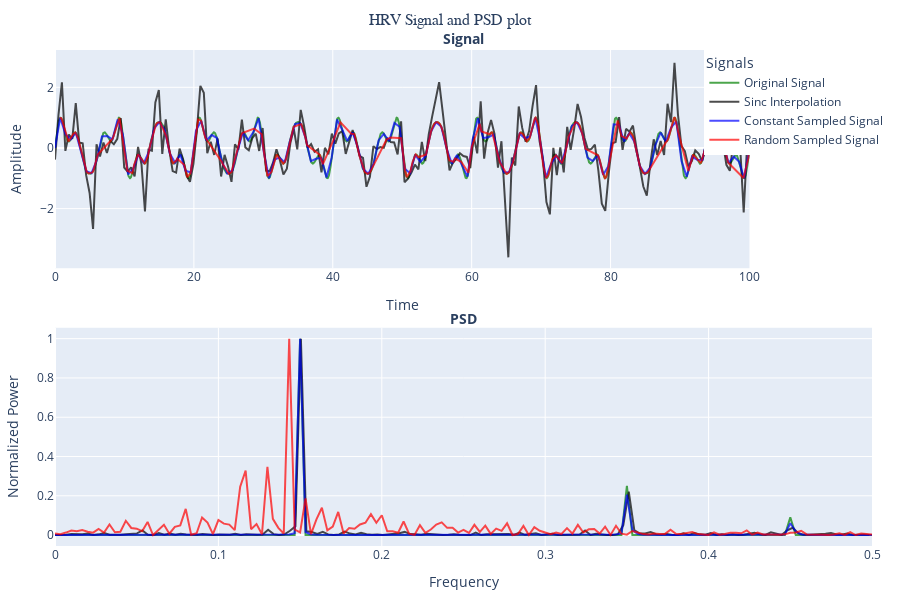

Notebook cell for this chart:
### Markdown cell above
Altough, Sinc (whitetaker-Shanon) interpolation distorsts the signal in the time domain. Normalized PSD is identical to the orginal signal.

### Code cell
import SincPsd

signal=signal
original_psd = SincPsd.signal_to_PSD(signal, 100)

indices = np.linspace(0, len(signal) - 1, 400, dtype=int)
sampled_signal = signal.iloc[indices]
psd_sampled = SincPsd.signal_to_PSD(sampled_signal,400/300)

random_sample = signal.sample(n=600, random_state=1).sort_index()
psd_random = SincPsd.signal_to_PSD(random_sample,2)
            
sinc_signal = SincPsd.sinc_interpolate(random_sample)
sinc_psd = SincPsd.sinc_and_psd(random_sample)


# Plot signals
from SignalPsdPlotter import SignalPsdPlotter

plotter = SignalPsdPlotter()

plotter.plot_signal_and_psd(signal, original_psd, 'Original Signal', 'green')
plotter.plot_signal_and_psd(sinc_signal, sinc_psd, 'Sinc Interpolation', 'black')
plotter.plot_signal_and_psd(sampled_signal, psd_sampled, 'Constant Sampled Signal', 'blue')
plotter.plot_signal_and_psd(random_sample, psd_random, 'Random Sampled Signal', 'red')

plotter.show()

### Figure 1 — Plotly figure (JSON) as saved in the notebook; plotly's stock layout.template omitted (floating-point values rounded to 4 significant figures; data arrays with more than 128 entries replaced by an {"elided": "..."} marker saying what was removed)
{"data": [{"line": {"color": "green", "width": 2}, "mode": "lines", "name": "Original Signal", "opacity": 0.7, "type": "scatter", "x": {"elided": "30000 float values"}, "xaxis": "x", "y": {"elided": "30000 float values"}, "yaxis": "y"}, {"line": {"color": "green"}, "mode": "lines", "name": "Original Signal", "opacity": 0.7, "showlegend": false, "type": "scatter", "x": {"elided": "151 float values"}, "xaxis": "x2", "y": {"elided": "151 float values"}, "yaxis": "y2"}, {"line": {"color": "black", "width": 2}, "mode": "lines", "name": "Sinc Interpolation", "opacity": 0.7, "type": "scatter", "x": {"elided": "600 float values"}, "xaxis": "x", "y": {"elided": "600 float values"}, "yaxis": "y"}, {"line": {"color": "black"}, "mode": "lines", "name": "Sinc Interpolation", "opacity": 0.7, "showlegend": false, "type": "scatter", "x": {"elided": "150 float values"}, "xaxis": "x2", "y": {"elided": "150 float values"}, "yaxis": "y2"}, {"line": {"color": "blue", "width": 2}, "mode": "lines", "name": "Constant Sampled Signal", "opacity": 0.7, "type": "scatter", "x": {"elided": "400 float values"}, "xaxis": "x", "y": {"elided": "400 float values"}, "yaxis": "y"}, {"line": {"color": "blue"}, "mode": "lines", "name": "Constant Sampled Signal", "opacity": 0.7, "showlegend": false, "type": "scatter", "x": {"elided": "151 float values"}, "xaxis": "x2", "y": {"elided": "151 float values"}, "yaxis": "y2"}, {"line": {"color": "red", "width": 2}, "mode": "lines", "name": "Random Sampled Signal", "opacity": 0.7, "type": "scatter", "x": {"elided": "600 float values"}, "xaxis": "x", "y": {"elided": "600 float values"}, "yaxis": "y"}, {"line": {"color": "red"}, "mode": "lines", "name": "Random Sampled Signal", "opacity": 0.7, "showlegend": false, "type": "scatter", "x": {"elided": "151 float values"}, "xaxis": "x2", "y": {"elided": "151 float values"}, "yaxis": "y2"}], "layout": {"annotations": [{"font": {"size": 14}, "showarrow": false, "text": "<b>Signal</b>", "x": 0.5, "xanchor": "center", "xref": "paper", "y": 1, "yanchor": "bottom", "yref": "paper"}, {"font": {"size": 14}, "showarrow": false, "text": "<b>PSD</b>", "x": 0.5, "xanchor": "center", "xref": "paper", "y": 0.435, "yanchor": "bottom", "yref": "paper"}], "height": 600, "legend": {"title": {"text": "Signals"}, "xanchor": "right", "y": 1}, "margin": {"b": 20, "l": 20, "r": 20, "t": 50}, "title": {"font": {"family": "Arial Black", "size": 16}, "text": "HRV Signal and PSD plot", "x": 0.5, "xanchor": "center"}, "xaxis": {"anchor": "y", "domain": [0, 0.85], "range": [0, 100], "title": {"text": "Time"}}, "xaxis2": {"anchor": "y2", "domain": [0, 1], "range": [0, 0.5], "title": {"text": "Frequency"}}, "yaxis": {"anchor": "x", "domain": [0.56, 1], "title": {"text": "Amplitude"}}, "yaxis2": {"anchor": "x2", "domain": [0, 0.44], "title": {"text": "Normalized Power"}}}}
